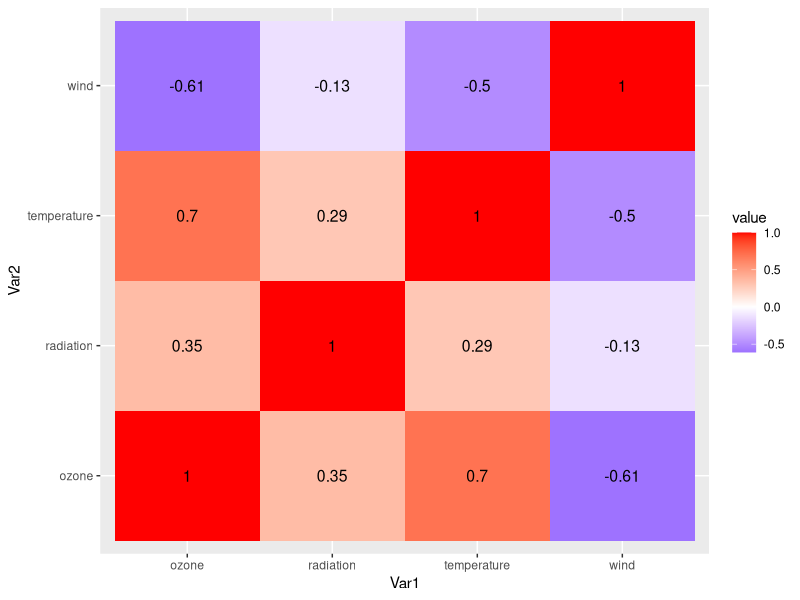

R code for this plot:
# ---Correlation Coefficient---
x <- c(151, 174, 138, 186, 128, 136, 179, 163, 152, 131)

# data of weight
y <- c(63, 81, 56, 91, 47, 57, 76, 72, 62, 48)
data1= data.frame(x,y)
data1_train<-data1[1:7,]
data1_test<-data1[8:10,]

# Apply the lm() function
relation <- lm(y~x, data1_train)
print(relation)

a <- data.frame(x= data1_test$x)
result <- predict(relation,a)

#Performance measurement
actuals_preds <- data.frame(cbind(actuals=data1_test$y, predicteds=result))
correlation_accuracy <- cor(actuals_preds)#
print(correlation_accuracy)

# ---Feature Selection---
#install package and import library
install.packages("lattice")
library(lattice)

#load data
data(environmental)
data <-environmental
head(data)

#correlation matrix of data, round each value to 2 decimal places
corr_mat <- round(cor(data),2)
print(corr_mat)

#correlation matrix of data, round each value to 2 decimal places
corr_mat <- round(cor(data),2)
head(corr_mat)

# Reshape correlation matrix
install.packages("reshape2")
library(reshape2)
melted_corr_mat <- melt(corr_mat)
View(melted_corr_mat)

# plotting the correlation heatmap
install.packages("ggplot2")
library(ggplot2)
ggplot(data = melted_corr_mat, aes(x = Var1, y = Var2, fill = value)) +  geom_tile() +geom_text(aes(label = round(value, 2)), color = "black", size = 4) +  scale_fill_gradient2(low = "blue", mid = "white", high = "red", midpoint = 0)
